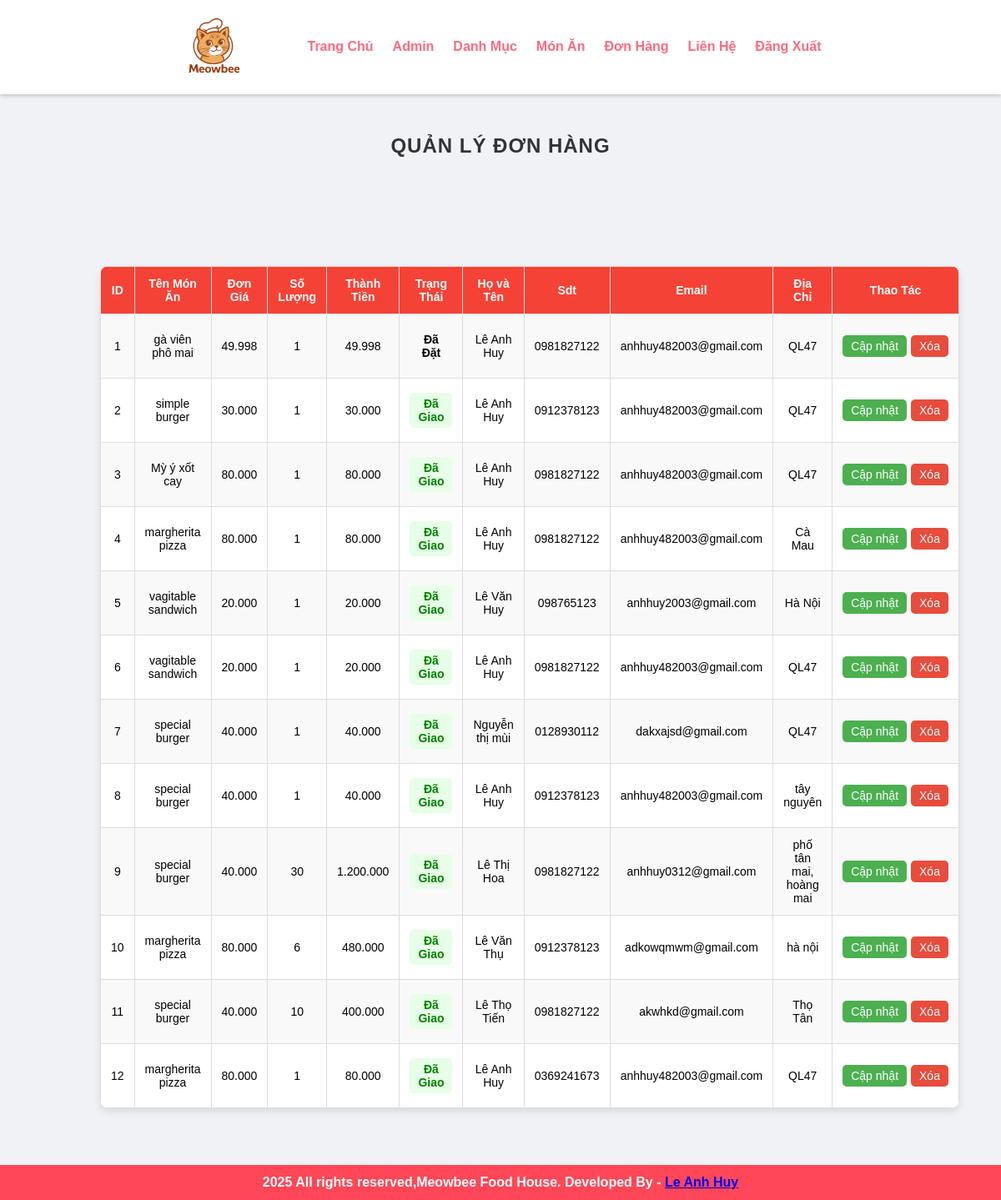
/admin/manage-order.php (signed in), run on the app's committed database.
### tables this page shows
CREATE TABLE `tbl_order` (
  `id` int(10) UNSIGNED NOT NULL,
  `food` varchar(150) NOT NULL,
  `price` decimal(10,2) NOT NULL,
  `qty` int(11) NOT NULL,
  `total` decimal(10,2) NOT NULL,
  `status` varchar(50) NOT NULL,
  `username` varchar(100) NOT NULL,
  `customer_name` varchar(150) NOT NULL,
  `customer_contact` varchar(20) NOT NULL,
  `customer_email` varchar(150) NOT NULL,
  `customer_address` varchar(255) NOT NULL
);

### admin/manage-order.php (the view, shortened to what this page needs)
<?php include('partials/menu.php'); ?>
<div class="main-content">
    <div class="wrapper">
        <h1>Quản Lý Đơn Hàng</h1>
                <br /><br /><br />
                <br><br>
                <table class="tbl-full">
                    <tr>
                        <th>ID</th>
                        <th>Tên Món Ăn</th>
                        <th>Đơn Giá</th>
                        <th>Số Lượng</th>
                        <th>Thành Tiền</th>
                        <th>Trạng Thái</th>
                        <th>Họ và Tên</th>
                        <th>Sdt</th>
                        <th>Email</th>
                        <th>Địa Chỉ</th>
                        <th>Thao Tác</th>
                    </tr>
                    <?php
                        $sql = "SELECT * FROM tbl_order ORDER BY id DESC";
                        $res = mysqli_query($conn, $sql);
                        $count = mysqli_num_rows($res);
                        $sn = 1;
                        if($count>0)
                        {
                            while($row=mysqli_fetch_assoc($res))
                            {
                                $id = $row['id'];
                                $food = $row['food'];
                                $price = $row['price'];
                                $qty = $row['qty'];
                                $total = $row['total'];
                                $status = $row['status'];
                                $customer_name = $row['customer_name'];
                                $customer_contact = $row['customer_contact'];
                                $customer_email = $row['customer_email'];
                                $customer_address = $row['customer_address'];
                                ?>
                                    <tr>
                                        <td><?php echo $sn++; ?></td>
                                        <td><?php echo $food; ?></td>
                                        <td><?php echo number_format($price, 0, ',', '.'); ?></td>
                                        <td><?php echo $qty; ?></td>
                                        <td><?php echo number_format($total, 0, ',', '.'); ?></td>
                                        <td>
                                            <?php
                                                if($status=="Đã Đặt")
                                                {
                                                    echo "<label>$status</label>";
                                                }
                                                elseif($status=="Đang Giao")
                                                {
                                                    echo "<label style='color: orange;'>$status</label>";
                                                }
                                                elseif($status=="Đã Giao")
                                                {
                                                    echo "<label style='color: green;'>$status</label>";
                                                }
                                                elseif($status=="Đã Hủy")
                                                {
                                                    echo "<label style='color: red;'>$status</label>";
                                                }
                                            ?>
                                        </td>
                                        <td><?php echo $customer_name; ?></td>
                                        <td><?php echo $customer_contact; ?></td>
                                        <td><?php echo $customer_email; ?></td>
                                        <td><?php echo $customer_address; ?></td>
                                        <td>
                                            <div class="btn-order">
                                            <a href="<?php echo SITEURL; ?>admin/update-order.php?id=<?php echo $id; ?>" class="btn-secondary">Cập nhật</a>
                                            <a href="<?php echo SITEURL; ?>admin/delete-order.php?id=<?php echo $id; ?>" class="btn-danger">Xóa</a>
                                            </div>
                                        </td>
                                    </tr>
                                <?php
                            }
                        }
                        else
                        {
                            echo "<tr><td colspan='12' class='error'>Orders not Available</td></tr>";
                        }
                    ?>
                </table>
    </div>
</div>
<?php include('partials/footer.php'); ?>

### css/admin.css (style rules this page uses)
* { margin: 0; padding: 0; font-family: Arial, Helvetica, sans-serif; }
.wrapper { padding: 1%; width: 80%; margin: 0 auto; }
.tbl-full { width: 100%; border-collapse: collapse; margin: 20px 0; font-size: 14px; text-align: left; background-color: #fff; border-radius: 10px; overflow: hidden; box-shadow: 0 4px 10px rgba(0, 0, 0, 0.1); }
.tbl-full th, .tbl-full td { border: 1px solid #ddd; padding: 12px; text-align: center; }
.tbl-full th { background-color: #f44336; color: white; font-weight: bold; }
.tbl-full tr:nth-child(even) { background-color: #f9f9f9; }
.tbl-full td { position: relative; padding: 12px; text-align: center; vertical-align: middle; }
.tbl-full td label { font-weight: bold; padding: 5px 10px; border-radius: 5px; display: inline-block; margin: 5px 0; }
.btn-order { display: flex; gap: 5px; justify-content: center; align-items: center; }
.btn-order a { text-decoration: none; padding: 5px 10px; border-radius: 5px; font-size: 14px; text-align: center; display: inline-block; white-space: nowrap; }
.btn-secondary { background-color: #4caf50; color: white; padding: 8px 12px; font-size: 14px; text-decoration: none; border-radius: 5px; transition: 0.3s ease; display: inline-block; margin: 5px 0; white-space: nowrap; }
.btn-danger { background-color: #e74c3c; color: white; padding: 8px 12px; text-decoration: none; border-radius: 5px; transition: background-color 0.3s ease; display: inline-block; white-space: nowrap; }
h1 { font-size: 24px; color: #333; text-align: center; margin-bottom: 20px; text-transform: uppercase; letter-spacing: 1px; }
.main-content { background-color: #f1f2f6; padding: 3% 0; }

### data on the page
tbl_order: food "gà viên phô mai", price "49.998", qty "1", total "49.998", status "Đã Đặt", customer_name "Lê Anh Huy", customer_contact "0981827122", customer_email "anhhuy482003@gmail.com", customer_address "QL47"
tbl_order: food "simple burger", price "30.000", qty "1", total "30.000", status "Đã Giao", customer_name "Lê Anh Huy", customer_contact "0912378123", customer_email "anhhuy482003@gmail.com", customer_address "QL47"
tbl_order: food "Mỳ ý xốt cay", price "80.000", qty "1", total "80.000", status "Đã Giao", customer_name "Lê Anh Huy", customer_contact "0981827122", customer_email "anhhuy482003@gmail.com", customer_address "QL47"
tbl_order: food "margherita pizza", price "80.000", qty "1", total "80.000", status "Đã Giao", customer_name "Lê Anh Huy", customer_contact "0981827122", customer_email "anhhuy482003@gmail.com", customer_address "Cà Mau"
tbl_order: food "vagitable sandwich", price "20.000", qty "1", total "20.000", status "Đã Giao", customer_name "Lê Văn Huy", customer_contact "098765123", customer_email "anhhuy2003@gmail.com", customer_address "Hà Nội"
tbl_order: food "vagitable sandwich", price "20.000", qty "1", total "20.000", status "Đã Giao", customer_name "Lê Anh Huy", customer_contact "0981827122", customer_email "anhhuy482003@gmail.com", customer_address "QL47"
tbl_order: food "special burger", price "40.000", qty "1", total "40.000", status "Đã Giao", customer_name "Nguyễn thị mùi", customer_contact "0128930112", customer_email "dakxajsd@gmail.com", customer_address "QL47"
tbl_order: food "special burger", price "40.000", qty "1", total "40.000", status "Đã Giao", customer_name "Lê Anh Huy", customer_contact "0912378123", customer_email "anhhuy482003@gmail.com", customer_address "tây nguyên"
tbl_order: food "special burger", price "40.000", qty "30", total "1.200.000", status "Đã Giao", customer_name "Lê Thị Hoa", customer_contact "0981827122", customer_email "anhhuy0312@gmail.com", customer_address "phố tân mai, hoàng mai"
tbl_order: food "margherita pizza", price "80.000", qty "6", total "480.000", status "Đã Giao", customer_name "Lê Văn Thụ", customer_contact "0912378123", customer_email "adkowqmwm@gmail.com", customer_address "hà nội"
tbl_order: food "special burger", price "40.000", qty "10", total "400.000", status "Đã Giao", customer_name "Lê Thọ Tiến", customer_contact "0981827122", customer_email "akwhkd@gmail.com", customer_address "Thọ Tân"
tbl_order: food "margherita pizza", price "80.000", qty "1", total "80.000", status "Đã Giao", customer_name "Lê Anh Huy", customer_contact "0369241673", customer_email "anhhuy482003@gmail.com", customer_address "QL47"
